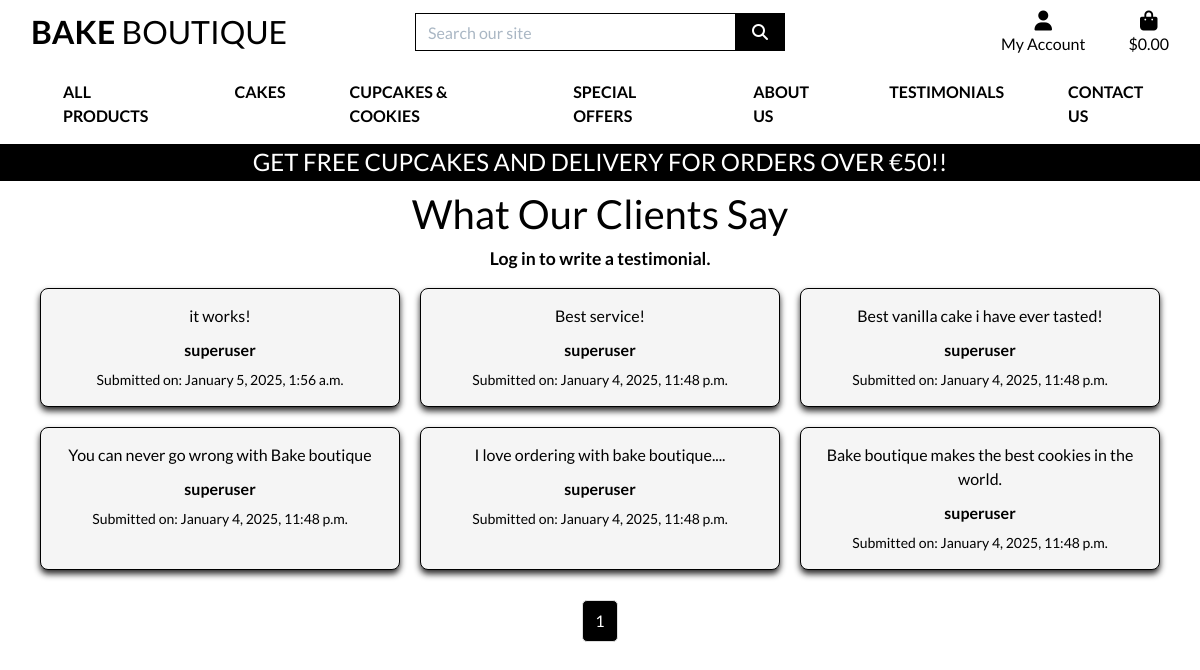
Page /testimonials/ on the committed database.
### testimonials/models.py (models this page shows, shortened)
class Testimonial(models.Model):
    user = models.ForeignKey(User, on_delete=models.CASCADE)  # Link to the user
    content = models.TextField()  # Testimonial content
    created_at = models.DateTimeField(auto_now_add=True)  # Automatically set the creation date
    approved = models.BooleanField(default=False)  # Admin approval status
    class Meta:
        ordering = ['-created_at']  # Order by newest first

### testimonials/views.py (the view)
# urls.py: path('', views.testimonial_list, name='testimonial_list'),
def testimonial_list(request):
    if request.user.is_authenticated:
        testimonials_list = Testimonial.objects.filter(
            Q(approved=True) | Q(user=request.user)
        ).order_by('-created_at')
    else:
        testimonials_list = Testimonial.objects.filter(approved=True).order_by('-created_at')
    paginator = Paginator(testimonials_list, 6)  # 6 testimonials per page
    page_number = request.GET.get('page')
    testimonials = paginator.get_page(page_number)
    return render(request, 'testimonials/testimonial_list.html', {
        'testimonials': testimonials
    })

### bag/contexts.py (called while the page is built, shortened)
def bag_contents(request):
    bag_items = []
    total = 0
    product_count = 0
    bag = request.session.get('bag', {})
    if total < settings.FREE_DELIVERY_THRESHOLD:
        delivery = total * Decimal(settings.STANDARD_DELIVERY_PERCENTAGE / 100)
        free_delivery_delta = settings.FREE_DELIVERY_THRESHOLD - total
    else:
        delivery = 0
        free_delivery_delta = 0
    grand_total = delivery + total
    context = {
        'bag_items': bag_items,
        'total': total,
        'product_count': product_count,
        'delivery': delivery,
        'free_delivery_delta': free_delivery_delta,
        'free_delivery_threshold': settings.FREE_DELIVERY_THRESHOLD,
        'grand_total': grand_total,
    }
    return context

### testimonials/templates/testimonials/testimonial_list.html (shortened to what this page needs)
{% extends "base.html" %}
{% load static %}
{% block extra_css %}
<link rel="stylesheet" href="{% static 'testimonials/css/testimonial.css' %}">
{% endblock %}
{% block content %}
<div class="testimonial-section">
    <h1>What Our Clients Say</h1>
    {% if user.is_authenticated %}
    <div class="mb-3">
        <a href="{% url 'add_testimonial' %}" class="btn btn-primary">Write a Testimonial</a>
    </div>
    {% else %}
    <p class="log-in-message">Log in to write a testimonial.</p>
    {% endif %}
    <div class="testimonial-grid">
        {% for testimonial in testimonials %}
        <div class="testimonial-card">
            <p class="testimonial-content">{{ testimonial.content|truncatechars:100 }}</p>
            <div class="testimonial-author">{{ testimonial.user.username }}</div>
            <div class="testimonial-date">
                <small>Submitted on: {{ testimonial.created_at|date:"F j, Y, g:i a" }}</small>
            </div>
        </div>
        {% empty %}
        <p>No testimonials available. Be the first to write one!</p>
        {% endfor %}
    </div>
    <div class="pagination">
        {% for num in testimonials.paginator.page_range %}
        <a href="?page={{ num }}" class="{% if testimonials.number == num %}active{% endif %}">{{ num }}</a>
        {% endfor %}
    </div>
</div>
{% endblock %}

### static/css/base.css (style rules this page uses)
html { height: 100%; }
body { background: url('/media/homepage_background_cropped.jpeg') no-repeat center center fixed; background-size: cover; height: calc(100vh - 164px); color: #555; font-family: 'Lato'; }

### testimonials/static/testimonials/css/testimonial.css (style rules this page uses)
.testimonial-section { margin-top: 150px; text-align: center; display: flex; flex-direction: column; align-items: center; padding: 40px; border-radius: 8px; min-height: calc(100vh - 200px); box-sizing: border-box; background: none !important; color: #000; }
.testimonial-section .testimonial-grid { display: grid; grid-template-columns: repeat(3, 1fr); gap: 20px; justify-content: center; max-width: 1200px; width: 100%; }
.testimonial-section .testimonial-card { background: whitesmoke; border: 1px solid #000000; border-radius: 8px; padding: 15px; box-shadow: 0 4px 6px rgba(19, 18, 18, 0.9); text-align: center; }
.testimonial-section .testimonial-content { font-size: 1em; color: black; margin-bottom: 10px; }
.testimonial-section .testimonial-author { font-weight: bold; margin-bottom: 5px; }
.testimonial-section .pagination { display: flex; justify-content: center; margin-top: 30px; }
.testimonial-section .pagination a { margin: 0 5px; padding: 8px 12px; background: #f8f8f8; color: black; border: 1px solid #ddd; border-radius: 5px; text-decoration: none; transition: background-color 0.3s ease; }
.testimonial-section .pagination a:hover, .testimonial-section .pagination a.active { background-color: black; color: white; }
.log-in-message { color: black; font-weight: bold; font-size: 1.1rem; }

### rows in the picture
Testimonial: content "it works!", user.username "superuser", created_at "January 5, 2025, 1:56 a.m."
Testimonial: content "Best service!", user.username "superuser", created_at "January 4, 2025, 11:48 p.m."
Testimonial: content "Best vanilla cake i have ever tasted!", user.username "superuser", created_at "January 4, 2025, 11:48 p.m."
Testimonial: content "You can never go wrong with Bake boutique", user.username "superuser", created_at "January 4, 2025, 11:48 p.m."
Testimonial: content "I love ordering with bake boutique....", user.username "superuser", created_at "January 4, 2025, 11:48 p.m."
Testimonial: content "Bake boutique makes the best cookies in the world.", user.username "superuser", created_at "January 4, 2025, 11:48 p.m."

### other values in the picture
{{ free_delivery_threshold }} "50"
{{ num }} "1"
